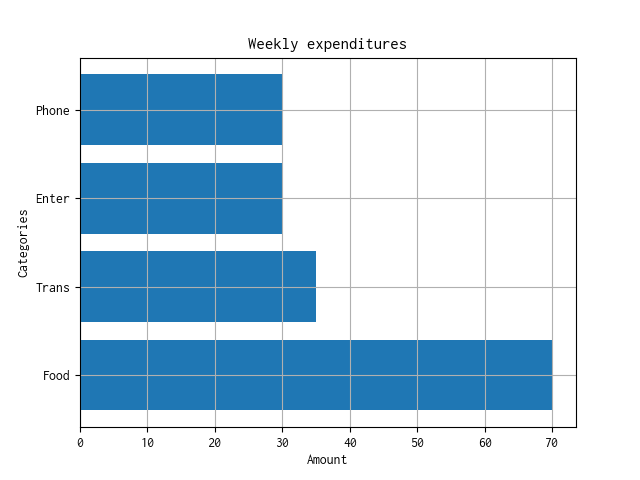

Here is the Python script that generated this plot:
import matplotlib.pyplot as plt

def create_bar_chart(data, labels):
    num_bars = len(data)
    positions = range(1, num_bars + 1)
    plt.barh(positions, data, align='center')
    plt.yticks(positions, labels)
    plt.xlabel('Amount')
    plt.ylabel('Categories')
    plt.title('Weekly expenditures')
    plt.grid()
    plt.savefig('04.png')

if __name__ == '__main__':

    try:
        count = int(input('Enter the number of categories : '))
    except ValueError:
        print('invalid input')
    else:
        category_list = []
        amount_list = []
        for i in range(count):
            try:
                category = input('Enter category : ')
                amount = int(input('Expenditure : '))
            except ValueError:
                print('invalid input')
            else:
                category_list.append(category)
                amount_list.append(amount)
        create_bar_chart(amount_list, category_list)
        